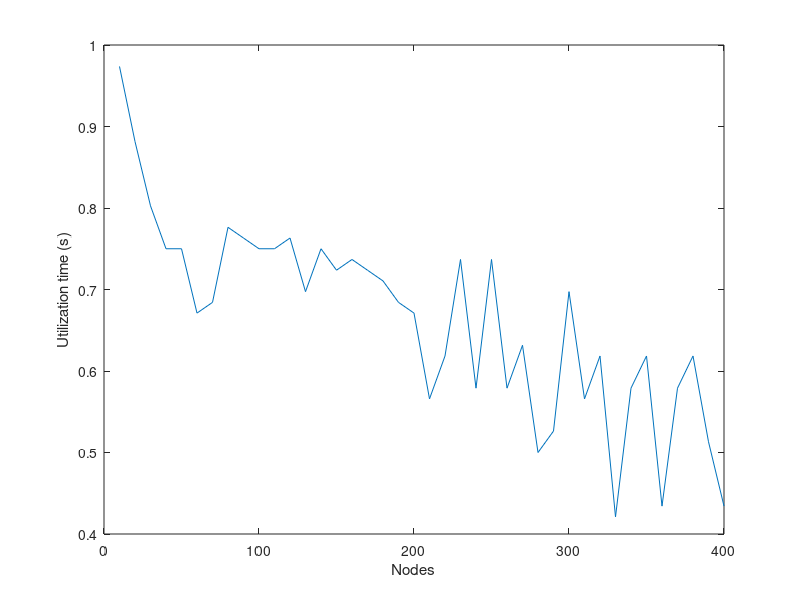

Here is the MATLAB script that generated this plot: (Note: this script raises an error after producing the figure.)
%% =========== Initial

clear; clc
    % Packet size = 1000 | 2000 | 5000 | 8000 | 10000
Packet_size = 10000 * 8;% get the packet size in bits (8 bits/packet) %
T = 1000 * 10^-3; % get simulation time in s %

% ====== Strategy
backoff_strategy = (1:5);

%% ======= CREATE NODES
len = (1:40);
L = length(len); %Number of simulation case
N = zeros(1, L);
start = 10; % 10^1
for i=1:L
    N(i) = start*len(i); %Number of nodes for each case
end


%% =======
for backoff = 1:length(backoff_strategy)
    Backoff_St = backoff_strategy(backoff);
    utility= zeros(1, L);

    for ii=1:L
        if Backoff_St == 2
            % Strategy 2 %
            total_time = 0;
            count = 0;
            good_time = 0;
            data_rate = 6 * 10^6; % 6 Mbps %
            packet_time = Packet_size / data_rate; % get packet time %
            slot_size = 9 * (10^-6); % 9 us %
            j = 1;
            simulation_count = 0;
            CW_min = 15;
            CW = 15;
            collision_flag = 0;
            r = (randi([0,CW_min],N(ii),1)) * 10^-6; % generate N random numbers and put them into an array %

            while total_time < T

                [M,I] = min(r); % find the node with the minimum counter and index of node %
                simulation_count = simulation_count + 1;

                for i = 1:N(ii)   % check if there are more than one nodes with same minimum counter %
                    if (M == r(i))
                        count = count + 1;
                        collision_index(j) = i;
                        j = j + 1;
                    end
                end

                if count > 1
                    collision_flag = 1; % collision occured %
                end

                if collision_flag ~= 1
                    good_time = good_time + packet_time;
                    CW = round(CW,2);
                    r(I) = (randi([0,CW],1,1)) * 10^-6;
                else
                    CW = CW + 2;
                    for i = 1:N(ii)
                        if (M == r(i))
                            r(i) = (randi([0,CW],1,1)) * 10^-6;
                        end
                    end
                end

                total_time = total_time + packet_time;
                for i = 1:N(ii)
                    for j = 1:size(collision_index)
                        if(i ~= collision_index(j))
                            r(i) = r(i) - slot_size;
                        end
                    end
                end
                count = 0;
                collision_flag = 0;
            end

            utility(ii) = good_time / total_time;
        end


        if Backoff_St == 1
            % Strategy 1 %
            total_time = 0;
            count = 0;
            good_time = 0;
            data_rate = 6 * 10^6; % 6 Mbps %
            packet_time = Packet_size / data_rate; % get packet time %
            slot_size = 9 * (10^-6); % 9 us %
            j = 1;
            simulation_count = 0;
            CW_min = 15;
            CW = 15;
            collision_flag = 0;
            r = (randi([0,CW_min],N(ii),1)) * 10^-6; % generate N random numbers and put them into an array %

            while total_time < T

                [M,I] = min(r); % find the node with the minimum counter and index of node %
                simulation_count = simulation_count + 1;

                for i = 1:N(ii)   % check if there are more than one nodes with same minimum counter %
                    if (M == r(i))
                        count = count + 1;
                        collision_index(j) = i;
                        j = j + 1;
                    end
                end

                if count > 1
                    collision_flag = 1; % collision occured %
                end

                if collision_flag ~= 1 % if no collision, increase good time %
                    good_time = good_time + packet_time;
                    CW = CW_min;
                    r(I) = (randi([0,CW],1,1)) * 10^-6;
                else
                    CW = CW * 2;
                    for i = 1:N(ii)
                        if (M == r(i)) % for all nodes that collided, choose new rand %
                            r(i) = (randi([0,CW],1,1)) * 10^-6;
                        end
                    end
                end

                total_time = total_time + packet_time;

                for i = 1:N(ii)
                    for j = 1:size(collision_index)
                        if(i ~= collision_index(j))
                            r(i) = r(i) - slot_size;
                        end
                    end
                end
                count = 0;
                collision_flag = 0;
            end

            utility(ii) = good_time / total_time;
        end

        if Backoff_St == 3
            % Strategy 3 %
            total_time = 0;
            count = 0;
            good_time = 0;
            data_rate = 6 * 10^6; % 6 Mbps %
            packet_time = Packet_size / data_rate; % get packet time %
            slot_size = 9 * (10^-6); % 9 us %
            j = 1;
            simulation_count = 0;
            CW_min = 15;
            CW = 15;
            collision_flag = 0;
            r = (randi([0,CW_min],N(ii),1)) * 10^-6; % generate N random numbers and put them into an array %

            while total_time < T

                [M,I] = min(r); % find the node with the minimum counter and index of node %
                simulation_count = simulation_count + 1;

                for i = 1:N(ii)   % check if there are more than one nodes with same minimum counter %
                    if (M == r(i))
                        count = count + 1;
                        collision_index(j) = i;
                        j = j + 1;
                    end
                end

                if count > 1
                    collision_flag = 1; % collision occured %
                end

                if collision_flag ~= 1
                    good_time = good_time + packet_time;
                    CW = round(CW,2);
                    r(I) = (randi([0,CW],1,1)) * 10^-6;
                else
                    CW = CW * 2;
                    for i = 1:N(ii)
                        if (M == r(i))
                            r(i) = (randi([0,CW],1,1)) * 10^-6;
                        end
                    end
                end

                total_time = total_time + packet_time;
                for i = 1:N(ii)
                    for j = 1:size(collision_index)
                        if(i ~= collision_index(j))
                            r(i) = r(i) - slot_size;
                        end
                    end
                end
                count = 0;
                collision_flag = 0;
            end

            utility(ii) = good_time / total_time;
        end

        if Backoff_St == 4
            % Strategy 4 %
            total_time = 0;
            count = 0;
            good_time = 0;
            data_rate = 6 * 10^6; % 6 Mbps %
            packet_time = Packet_size / data_rate; % get packet time %
            slot_size = 9 * (10^-6); % 9 us %
            j = 1;
            simulation_count = 0;
            CW_min = 15;
            CW = 15;
            collision_flag = 0;
            r = (randi([0,CW_min],N(ii),1)) * 10^-6; % generate N random numbers and put them into an array %

            while total_time < T

                [M,I] = min(r); % find the node with the minimum counter and index of node %
                simulation_count = simulation_count + 1;

                for i = 1:N(ii)   % check if there are more than one nodes with same minimum counter %
                    if (M == r(i))
                        count = count + 1;
                        collision_index(j) = i;
                        j = j + 1;
                    end
                end

                if count > 1
                    collision_flag = 1; % collision occured %
                end

                if collision_flag ~= 1
                    good_time = good_time + packet_time;
                    CW = CW - 2;
                    if CW < 1
                        CW = 2;
                    end
                    r(I) = (randi([0,CW],1,1)) * 10^-6;
                else
                    CW = CW + 2;
                    for i = 1:N(ii)
                        if (M == r(i))
                            r(i) = (randi([0,CW],1,1)) * 10^-6;
                        end
                    end
                end

                total_time = total_time + packet_time;
                for i = 1:N(ii)
                    for j = 1:size(collision_index)
                        if(i ~= collision_index(j))
                            r(i) = r(i) - slot_size;
                        end
                    end
                end
                count = 0;
                collision_flag = 0;
            end

            utility(ii) = good_time / total_time;
        end

        if Backoff_St == 5
            % strategy 5 %
            total_time = 0;
            count = 0;
            good_time = 0;
            data_rate = 6 * 10^6; % 6 Mbps %
            packet_time = Packet_size / data_rate; % get packet time %
            slot_size = 9 * (10^-6); % 9 us %
            j = 1;
            simulation_count = 0;
            CW_min = 15;
            CW = 15;
            collision_flag = 0;
            r = (randi([0,CW_min],N(ii),1)) * 10^-6; % generate N random numbers and put them into an array %

            while total_time < T

                [M,I] = min(r); % find the node with the minimum counter and index of node %
                simulation_count = simulation_count + 1;

                for i = 1:N(ii)   % check if there are more than one nodes with same minimum counter %
                    if (M == r(i))
                        count = count + 1;
                        collision_index(j) = i;
                        j = j + 1;
                    end
                end

                if count > 1
                    collision_flag = 1; % collision occured %
                end

                if collision_flag ~= 1
                    good_time = good_time + packet_time;
                    CW = CW - 2;
                    if CW < 1
                        CW = 2;
                    end
                    r(I) = (randi([0,CW],1,1)) * 10^-6;
                else
                    CW = CW * 2;
                    for i = 1:N(ii)
                        if (M == r(i))
                            r(i) = (randi([0,CW],1,1)) * 10^-6;
                        end
                    end
                end

                total_time = total_time + packet_time;
                for i = 1:N(ii)
                    for j = 1:size(collision_index)
                        if(i ~= collision_index(j))
                            r(i) = r(i) - slot_size;
                        end
                    end
                end
                count = 0;
                collision_flag = 0;
            end

            utility(ii) = good_time / total_time;
        end
    end
    plot(N,utility);
    %semilogx(N,utility);
    xlabel('Nodes');
    ylabel('Utilization time (s)')
    %xlim([10 400])
    title('Packet size: ', Packet_size);
    hold on;
end
grid on
legend('Strategy 1', 'Strategy 2', 'Strategy 3', 'Strategy 4', 'Strategy 5')

matlab2tikz('Packet_80000.tex');
